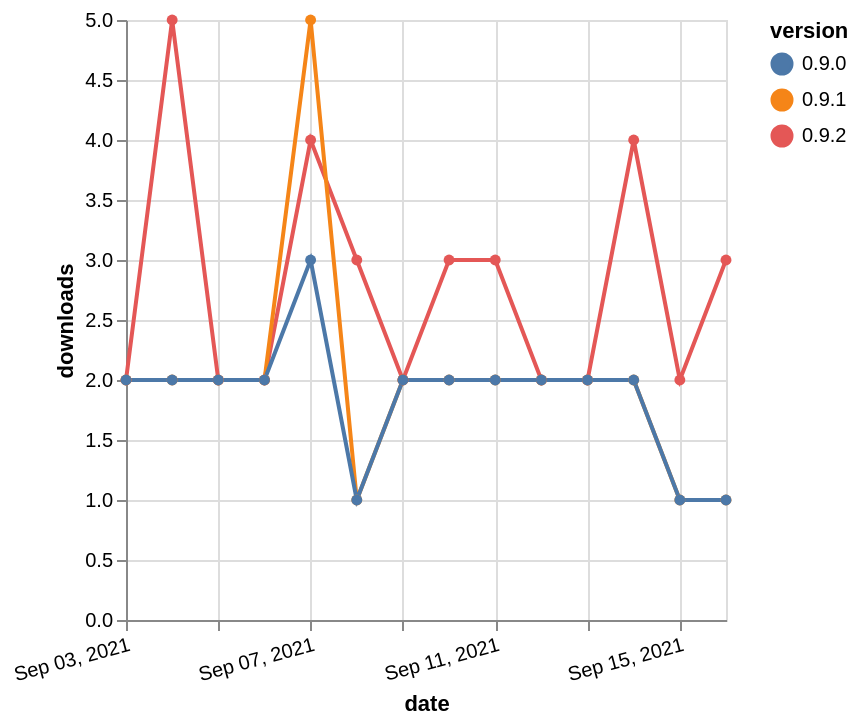

The specification (Vega-Lite) saved for this image:
### Vega-Lite specification from a JSON file in a GitHub repository (floating-point values rounded to 4 significant figures)
{"$schema": "https://vega.github.io/schema/vega-lite/v5.json", "description": "A simple bar chart with embedded data.", "data": {"values": [{"date": "2021-09-03", "total": 10131, "delta": 2, "version": "0.9.2"}, {"date": "2021-09-04", "total": 10136, "delta": 5, "version": "0.9.2"}, {"date": "2021-09-05", "total": 10138, "delta": 2, "version": "0.9.2"}, {"date": "2021-09-06", "total": 10140, "delta": 2, "version": "0.9.2"}, {"date": "2021-09-07", "total": 10144, "delta": 4, "version": "0.9.2"}, {"date": "2021-09-08", "total": 10147, "delta": 3, "version": "0.9.2"}, {"date": "2021-09-09", "total": 10149, "delta": 2, "version": "0.9.2"}, {"date": "2021-09-10", "total": 10152, "delta": 3, "version": "0.9.2"}, {"date": "2021-09-11", "total": 10155, "delta": 3, "version": "0.9.2"}, {"date": "2021-09-12", "total": 10157, "delta": 2, "version": "0.9.2"}, {"date": "2021-09-13", "total": 10159, "delta": 2, "version": "0.9.2"}, {"date": "2021-09-14", "total": 10163, "delta": 4, "version": "0.9.2"}, {"date": "2021-09-15", "total": 10165, "delta": 2, "version": "0.9.2"}, {"date": "2021-09-16", "total": 10168, "delta": 3, "version": "0.9.2"}, {"date": "2021-09-03", "total": 4027, "delta": 2, "version": "0.9.1"}, {"date": "2021-09-04", "total": 4029, "delta": 2, "version": "0.9.1"}, {"date": "2021-09-05", "total": 4031, "delta": 2, "version": "0.9.1"}, {"date": "2021-09-06", "total": 4033, "delta": 2, "version": "0.9.1"}, {"date": "2021-09-07", "total": 4038, "delta": 5, "version": "0.9.1"}, {"date": "2021-09-08", "total": 4039, "delta": 1, "version": "0.9.1"}, {"date": "2021-09-09", "total": 4041, "delta": 2, "version": "0.9.1"}, {"date": "2021-09-10", "total": 4043, "delta": 2, "version": "0.9.1"}, {"date": "2021-09-11", "total": 4045, "delta": 2, "version": "0.9.1"}, {"date": "2021-09-12", "total": 4047, "delta": 2, "version": "0.9.1"}, {"date": "2021-09-13", "total": 4049, "delta": 2, "version": "0.9.1"}, {"date": "2021-09-14", "total": 4051, "delta": 2, "version": "0.9.1"}, {"date": "2021-09-15", "total": 4052, "delta": 1, "version": "0.9.1"}, {"date": "2021-09-16", "total": 4053, "delta": 1, "version": "0.9.1"}, {"date": "2021-09-03", "total": 2811, "delta": 2, "version": "0.9.0"}, {"date": "2021-09-04", "total": 2813, "delta": 2, "version": "0.9.0"}, {"date": "2021-09-05", "total": 2815, "delta": 2, "version": "0.9.0"}, {"date": "2021-09-06", "total": 2817, "delta": 2, "version": "0.9.0"}, {"date": "2021-09-07", "total": 2820, "delta": 3, "version": "0.9.0"}, {"date": "2021-09-08", "total": 2821, "delta": 1, "version": "0.9.0"}, {"date": "2021-09-09", "total": 2823, "delta": 2, "version": "0.9.0"}, {"date": "2021-09-10", "total": 2825, "delta": 2, "version": "0.9.0"}, {"date": "2021-09-11", "total": 2827, "delta": 2, "version": "0.9.0"}, {"date": "2021-09-12", "total": 2829, "delta": 2, "version": "0.9.0"}, {"date": "2021-09-13", "total": 2831, "delta": 2, "version": "0.9.0"}, {"date": "2021-09-14", "total": 2833, "delta": 2, "version": "0.9.0"}, {"date": "2021-09-15", "total": 2834, "delta": 1, "version": "0.9.0"}, {"date": "2021-09-16", "total": 2835, "delta": 1, "version": "0.9.0"}]}, "width": "container", "mark": {"type": "line", "point": {"filled": true}}, "encoding": {"x": {"field": "date", "type": "temporal", "timeUnit": "yearmonthdate", "title": "date", "axis": {"labelAngle": -15}}, "y": {"field": "delta", "type": "quantitative", "title": "downloads"}, "color": {"field": "version", "type": "nominal"}, "tooltip": {"field": "delta"}}}
